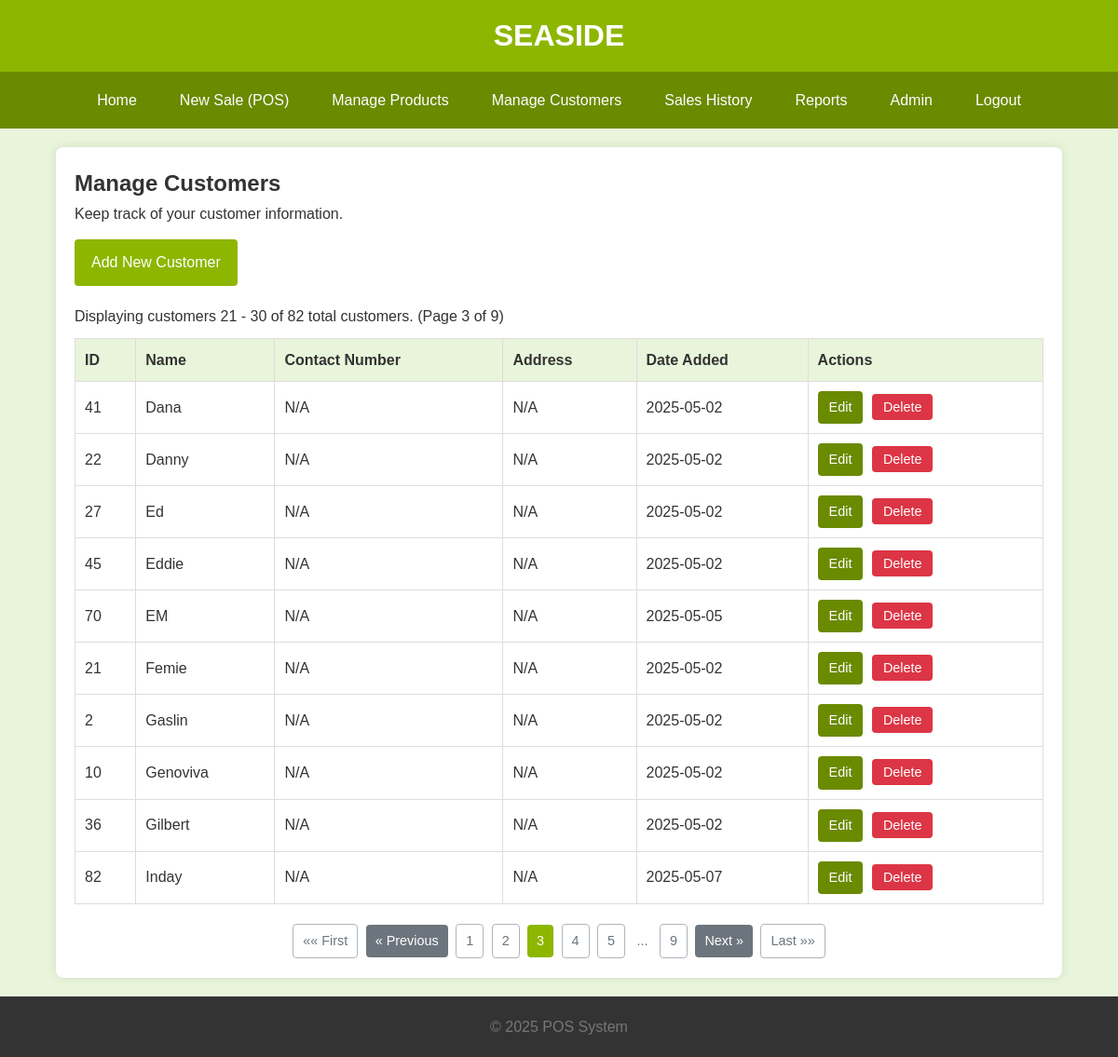
The app's page /customers/page/3 (signed in), older data.
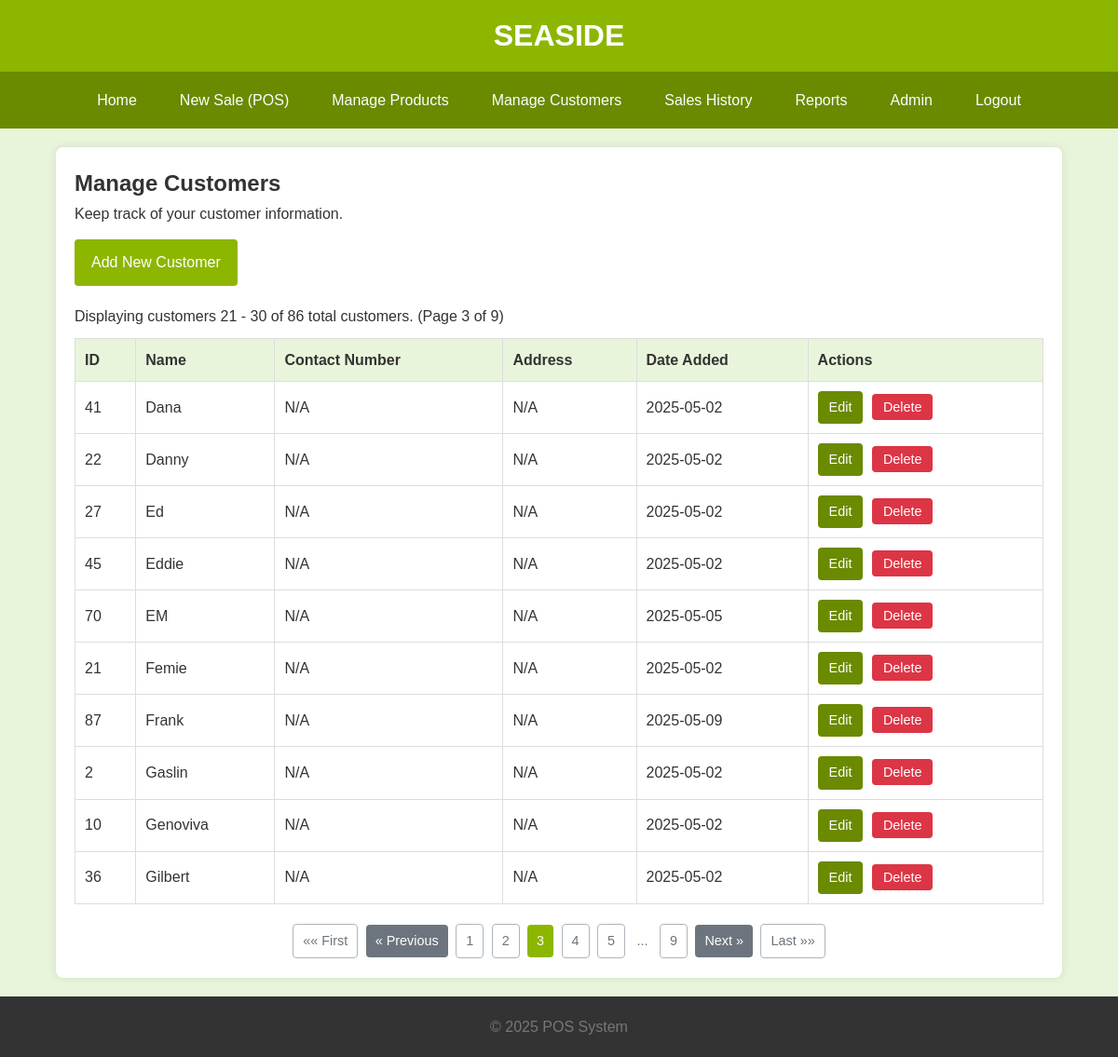
The same page, newer data.
### tables this page shows
CREATE TABLE Customers (
                CustomerID INTEGER PRIMARY KEY AUTOINCREMENT,
                CustomerName TEXT NOT NULL UNIQUE COLLATE NOCASE,
                ContactNumber TEXT,
                Address TEXT,
                DateAdded TEXT DEFAULT CURRENT_TIMESTAMP -- Added DateAdded column
            );

### app.py (the view)
@app.route('/customers')
@app.route('/customers/page/<int:page_num>')
@login_required
def list_customers(page_num=1):
    total_customers = db.count_total_customers_db()
    customers_on_page = db.get_customers_paginated_db(page=page_num, per_page=ITEMS_PER_PAGE)
    if not customers_on_page and page_num > 1 and total_customers > 0:
        flash(f"No customers found on page {page_num}. Showing last available page.", "info")
        last_page = math.ceil(total_customers / ITEMS_PER_PAGE)
        return redirect(url_for('list_customers', page_num=last_page if last_page > 0 else 1))
    total_pages = math.ceil(total_customers / ITEMS_PER_PAGE) if total_customers > 0 else 0
    return render_template('customers/list.html',
                           customers=customers_on_page, title="Manage Customers",
                           current_page=page_num, total_pages=total_pages,
                           total_items=total_customers, per_page=ITEMS_PER_PAGE)

### app.py (called while the page is built)
@app.context_processor
def utility_processor():
    return {'now': datetime.datetime.now,
            'min': min,
            'max': max,
            'logged_in': session.get('logged_in', False)}  # Make login status available

def login_required(f):
    @wraps(f)
    def decorated_function(*args, **kwargs):
        if not session.get('logged_in'):
            flash("Please log in to access this page.", "warning")
            return redirect(url_for('login', next=request.url))  # Redirect to login, remember where user was going
        return f(*args, **kwargs)
    return decorated_function

### db_operations.py (called while the page is built)
def get_db_connection():
    conn = None
    try:
        conn = sqlite3.connect(DATABASE_URL)
        conn.row_factory = sqlite3.Row  # Access columns by name
        conn.execute("PRAGMA foreign_keys = ON;")  # Ensure foreign key constraints are enforced
        logging.debug("Database connection established.")
    except sqlite3.Error as e:
        logging.error(f"Database connection error: {e}", exc_info=True)
        raise  # Re-raise the exception if connection fails
    return conn

### templates/customers/list.html (shortened to what the changed rows need)
{% extends "base.html" %}
{% block content %}
<h2>Manage Customers</h2>
<p style="margin-bottom: 15px;">Keep track of your customer information.</p>
<a href="{{ url_for('add_customer') }}" class="btn btn-primary" style="margin-bottom: 20px;">Add New Customer</a>
{% if customers %}
    <p style="margin-bottom: 10px;">
        Displaying customers {{ (current_page - 1) * per_page + 1 }} - {{ min(current_page * per_page, total_items) }} of {{ total_items }} total customers.
        (Page {{ current_page }} of {{ total_pages if total_pages > 0 else 1 }})
    </p>
    <table>
        <thead>
            <tr>
                <th>ID</th>
                <th>Name</th>
                <th>Contact Number</th>
                <th>Address</th>
                <th>Date Added</th>
                <th>Actions</th>
            </tr>
        </thead>
        <tbody>
            {% for customer in customers %}
            <tr>
                <td>{{ customer.CustomerID }}</td>
                <td>{{ customer.CustomerName }}</td>
                <td>{{ customer.ContactNumber if customer.ContactNumber else 'N/A' }}</td>
                <td>{{ customer.Address if customer.Address else 'N/A' }}</td>
                <td>{{ customer.DateAdded.split(' ')[0] if customer.DateAdded else 'N/A' }}</td> <td class="actions">
                    <a href="{{ url_for('edit_customer', customer_id=customer.CustomerID) }}" class="edit-btn">Edit</a>
                    <form action="{{ url_for('delete_customer', customer_id=customer.CustomerID) }}" method="POST" style="display:inline;" onsubmit="return confirm('Are you sure you want to delete this customer?');">
                        <button type="submit" class="delete-btn">Delete</button>
                    </form>
                </td>
            </tr>
            {% endfor %}
        </tbody>
    </table>
    {% if total_pages > 1 %}
    <div class="pagination" style="margin-top: 20px; text-align: center;">
        {% if current_page > 1 %}
            <a href="{{ url_for('list_customers', page_num=1) }}" class="btn btn-outline-secondary">&laquo;&laquo; First</a>
        {% else %}
             <span class="btn btn-outline-secondary disabled">&laquo;&laquo; First</span>
        {% endif %}
        {% if current_page > 1 %}
            <a href="{{ url_for('list_customers', page_num=current_page - 1) }}" class="btn btn-secondary">&laquo; Previous</a>
        {% else %}
            <span class="btn btn-secondary disabled">&laquo; Previous</span>
        {% endif %}
        {% set page_window = 2 %}
        {% set start_page = max(1, current_page - page_window) %}
        {% set end_page = min(total_pages, current_page + page_window) %}
        {% for page in range(start_page, end_page + 1) %}
            {% if page == current_page %}
                <span class="btn btn-primary current-page">{{ page }}</span>
            {% else %}
                <a href="{{ url_for('list_customers', page_num=page) }}" class="btn btn-outline-secondary">{{ page }}</a>
            {% endif %}
        {% endfor %}
        {% if end_page < total_pages %}
            {% if end_page < total_pages - 1 %}
                 <span class="btn btn-outline-secondary disabled" style="border:none; background:transparent; padding: 8px 4px;">...</span>
            {% endif %}
            <a href="{{ url_for('list_customers', page_num=total_pages) }}" class="btn btn-outline-secondary">{{ total_pages }}</a>
        {% endif %}
        {% if current_page < total_pages %}
            <a href="{{ url_for('list_customers', page_num=current_page + 1) }}" class="btn btn-secondary">Next &raquo;</a>
        {% else %}
            <span class="btn btn-secondary disabled">Next &raquo;</span>
        {% endif %}
        {% if current_page < total_pages %}
            <a href="{{ url_for('list_customers', page_num=total_pages) }}" class="btn btn-outline-secondary">Last &raquo;&raquo;</a>
        {% else %}
            <span class="btn btn-outline-secondary disabled">Last &raquo;&raquo;</span>
        {% endif %}
    </div>
    {% endif %}
{% else %}
    <p>No customers found. <a href="{{ url_for('add_customer') }}">Add your first customer!</a></p>
{% endif %}
{% endblock %}

Row changes from the older to the newer data that the page shows:
no longer on this page (row unchanged): Customers: CustomerID "82", CustomerName "Inday", ContactNumber "N/A", Address "N/A", DateAdded "2025-05-07"
added Customers: CustomerID "87", CustomerName "Frank", ContactNumber "N/A", Address "N/A", DateAdded "2025-05-09"
Text that changed along with them:
{{ total_items }}: "82" → "86"
